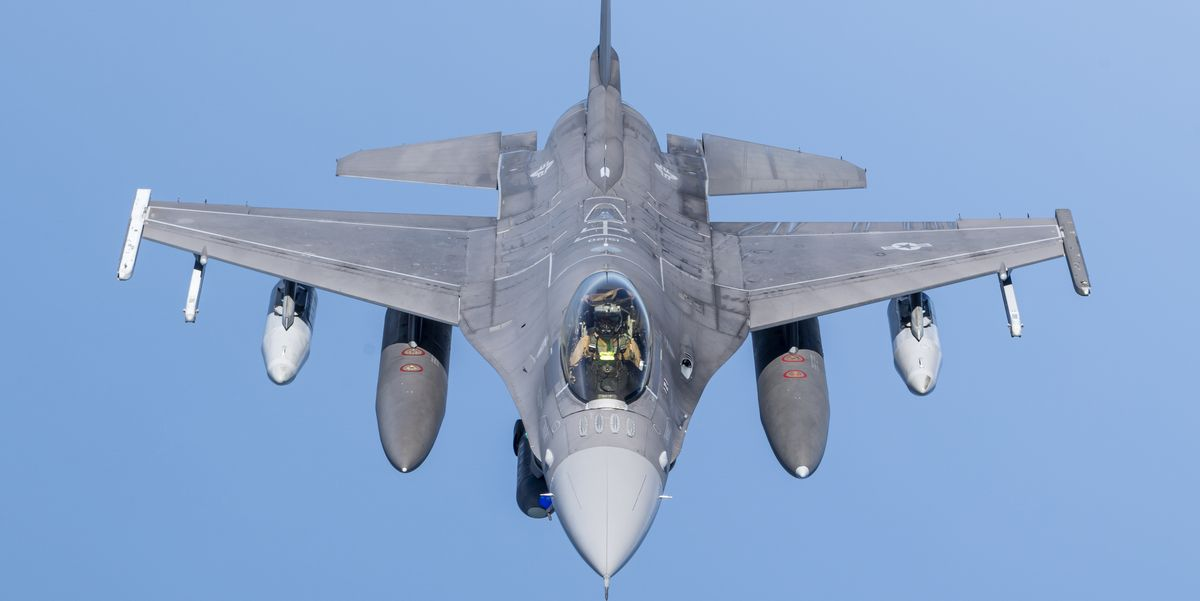
#> input picture 2203/testimg.jpg, 1200 x 601 px, found by its file name
$ jupyter execute week8.ipynb
#> lines starting #> are read from the running program, lines starting #| are printed output that depends on the picture; after the words box and inside, x2 and y2 are one past the last pixel; in counts of white or black regions, pixels touching at a corner belong together
[cell 1]
import cv2
import numpy as np
import pandas as pd
import matplotlib.pyplot as plt


img = cv2.imread("/home/rjn/Documents/GitHub/Semester2/2203/testimg.jpg")
#> img is the input picture: shape (601, 1200, 3); mean B, G, R 203.1, 164.3, 136.2
img = cv2.cvtColor(img, cv2.COLOR_BGR2GRAY)
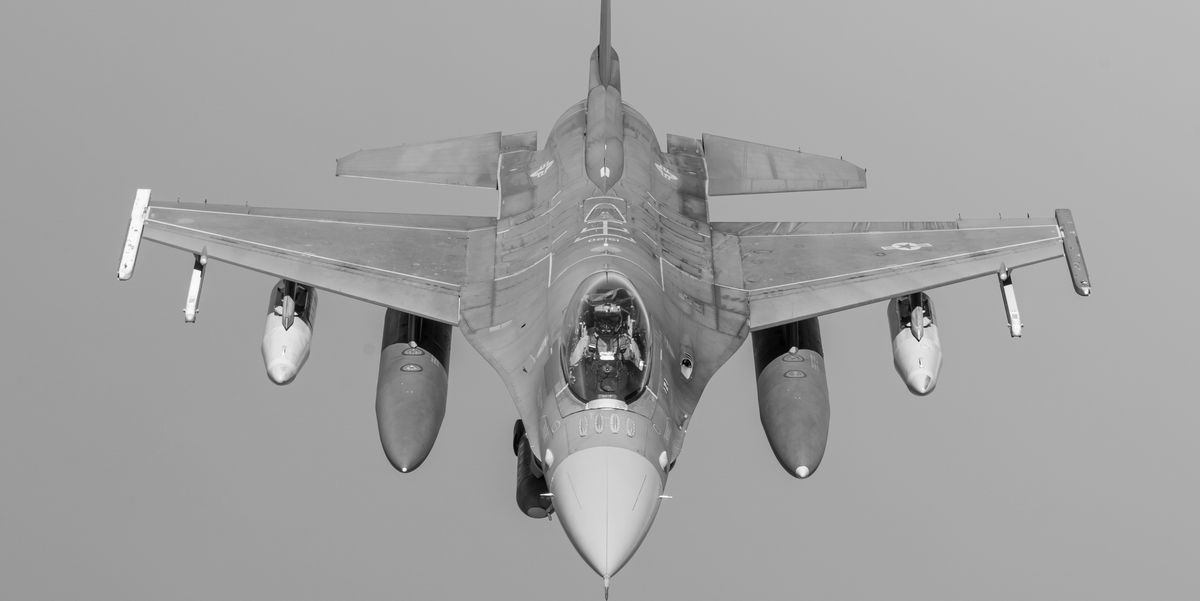
#> img: shape (601, 1200); min 1, max 255, mean 160.4
img.shape
#> Out = (601, 1200)

[cell 2]
df = pd.DataFrame(img)
#> df = table of 601 rows and 1200 columns

[cell 3]
# create a secondary image
height, width = img.shape
#> height = 601; width = 1200

[cell 4]
cropped = img[height - height//2 : height  , width - width//2 : width]
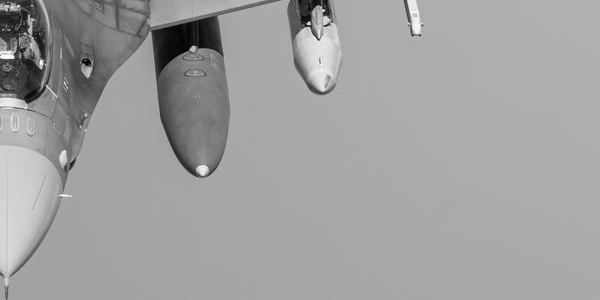
#> cropped: shape (300, 600); min 2, max 255, mean 159.7

[cell 5]
plt.imshow(cropped, cmap='gray')
plt.show()

[cell 6]
t_lower = 50
t_upper = 200
aperture_size = 5
L2Gradient = True

edge = cv2.Canny(img, t_lower, t_upper, L2gradient = L2Gradient )
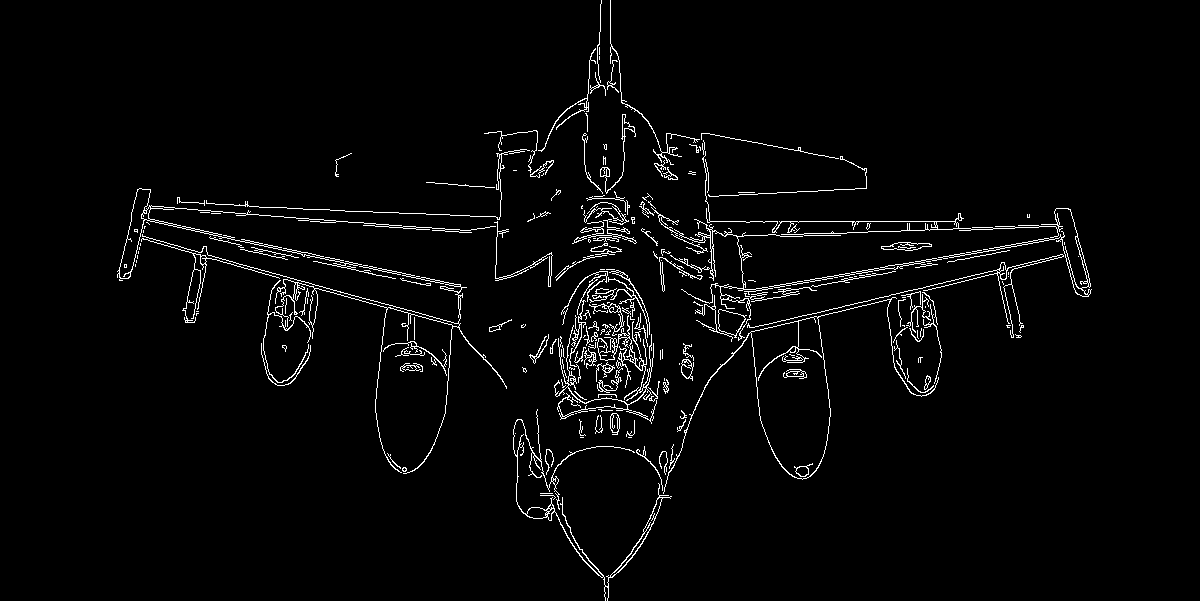
#> edge: shape (601, 1200); 2.8% white in thin lines or dots, all inside (x1, y1, x2, y2) = (117, 0, 1092, 601)

[cell 7]
plt.imshow(edge, cmap='gray')
plt.show()

[cell 8]
blurred = cv2.GaussianBlur(img, (7, 7), 0)
(T, threshInv) = cv2.threshold(blurred, 50, 100,cv2.THRESH_BINARY_INV)
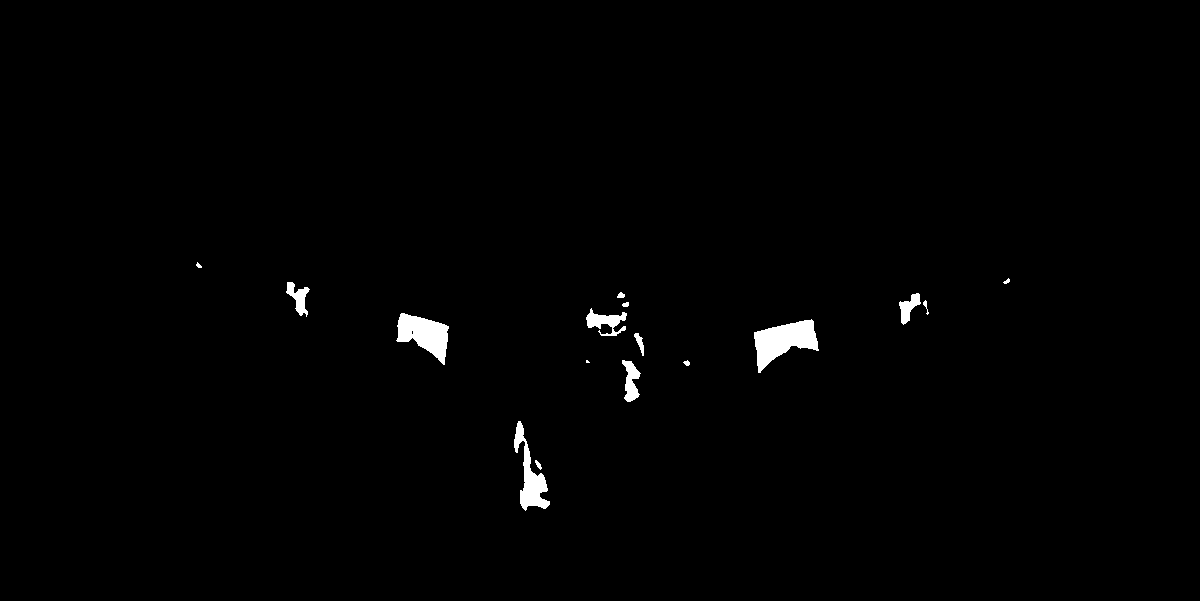
#> threshInv: shape (601, 1200); values 0 (black) and 100 (white), 0.91% white; 16 white regions (1 under 20 px), largest, box (x1, y1, x2, y2) and area: (754, 319, 819, 373) 1834, (396, 313, 449, 365) 1516, (514, 421, 550, 511) 1190
plt.imshow(threshInv, cmap='gray')
plt.show()

[cell 9]
(T, threshInv) = cv2.threshold(blurred, 0, 255,
	cv2.THRESH_BINARY_INV | cv2.THRESH_OTSU)
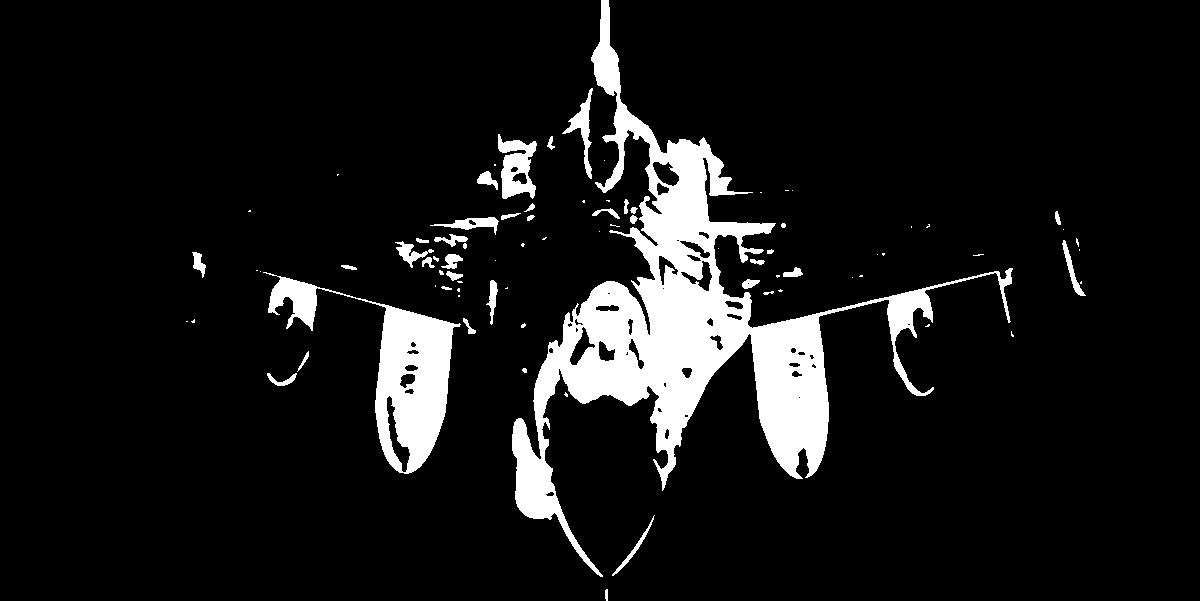
#> threshInv: shape (601, 1200); 9.1% white; 82 white regions (42 under 20 px), largest, box (x1, y1, x2, y2) and area: (512, 0, 1013, 577) 48750, (263, 272, 461, 474) 10904, (498, 134, 537, 199) 1473
#> T = 134
plt.imshow(threshInv, cmap='gray')
plt.show()

[cell 10]
thresh = cv2.adaptiveThreshold(blurred, 255,
	cv2.ADAPTIVE_THRESH_MEAN_C, cv2.THRESH_BINARY_INV, 21, 10)
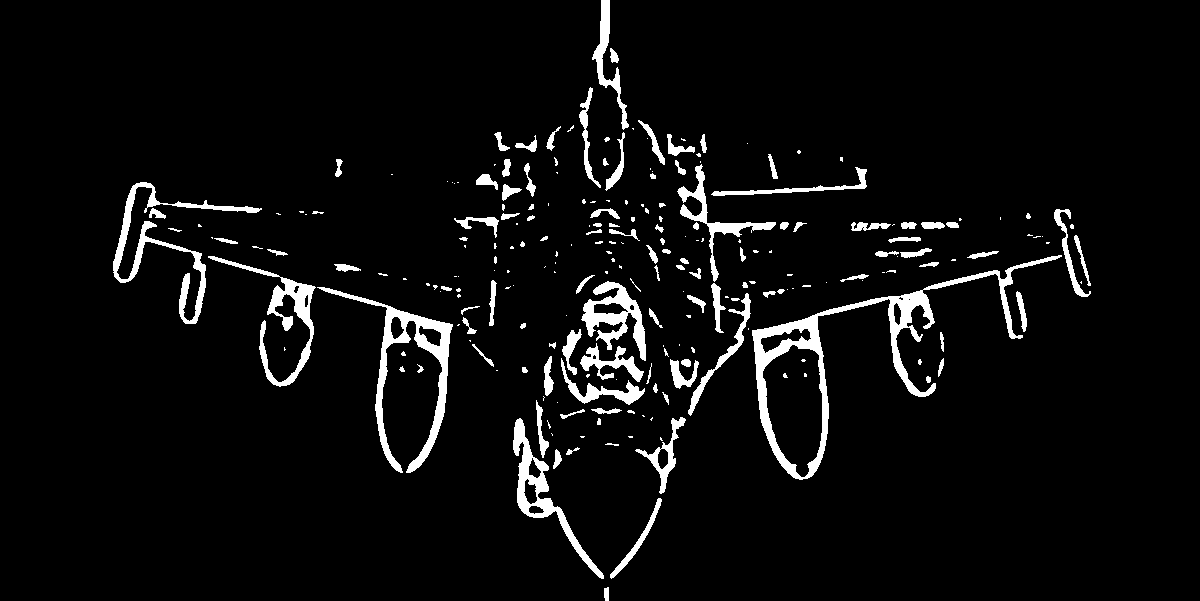
#> thresh: shape (601, 1200); 5.2% white; 237 white regions (119 under 20 px), largest, box (x1, y1, x2, y2) and area: (752, 255, 1062, 480) 6575, (317, 287, 453, 473) 3750, (113, 182, 262, 324) 2687


plt.imshow(thresh, cmap='gray')
plt.show()

[cell 11]
img = cv2.imread("/home/rjn/Documents/GitHub/Semester2/2203/testimg.jpg")
img = cv2.cvtColor(img, cv2.COLOR_BGR2RGBA)
#> img: shape (601, 1200, 4)
img = cv2.resize(img, dsize=(50,50))
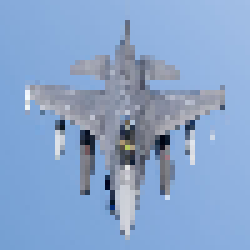
#> img: shape (50, 50, 4) (shown 5 times larger); mean R, G, B, A 136.3, 164.4, 203.3, 255
plt.imshow(threshInv, cmap='gray')
plt.show()
